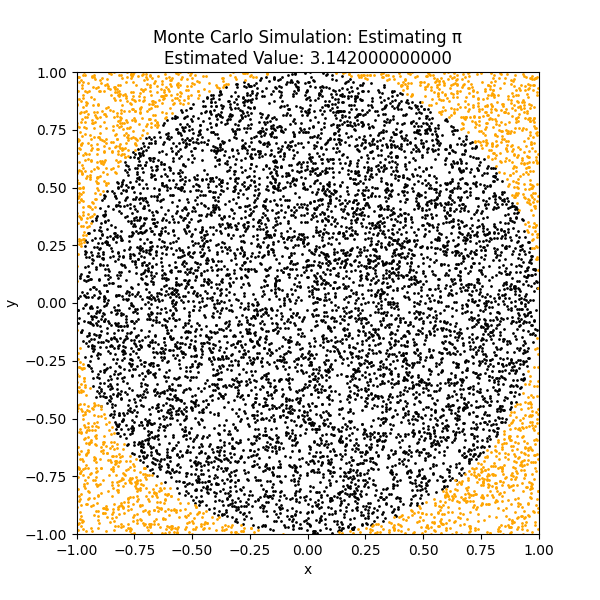

The script that saved this image:
import numpy as np
import matplotlib.pyplot as plt

# Number of random points to generate
num_points = 10000

# Generate random points in the unit square (-1, -1) to (1, 1)
x = 2 * np.random.rand(num_points) - 1  # x coordinates from -1 to 1
y = 2 * np.random.rand(num_points) - 1  # y coordinates from -1 to 1

# Determine whether each point is inside the circle (radius 1, centered at origin)
inside_circle = x**2 + y**2 <= 1.0

# Estimate the value of pi (π) using the ratio of points inside the circle to total points
pi_estimate = 4 * np.sum(inside_circle) / num_points

# Print the estimated value of π
print(f"Estimated value of π: {pi_estimate}")

# Plotting the results
plt.figure(figsize=(6, 6))
plt.scatter(x[inside_circle], y[inside_circle], color='black', s=1)
plt.scatter(x[~inside_circle], y[~inside_circle], color='orange', s=1)
plt.title(
    f"Monte Carlo Simulation: Estimating π\nEstimated Value: {pi_estimate:.12f}")
plt.xlabel('x')
plt.ylabel('y')

# Set the limits of the plot to display the entire circle
plt.xlim(-1, 1)
plt.ylim(-1, 1)

# Ensure the plot has equal aspect ratio
plt.gca().set_aspect('equal', adjustable='box')
plt.savefig('random_mc2.png')
plt.show()
